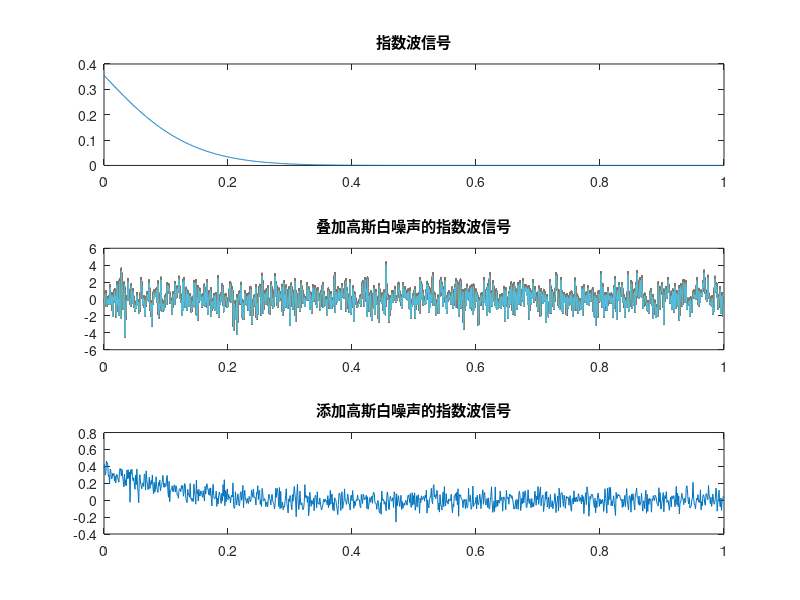

Write MATLAB code to recreate this figure.
close all
clear 
clc
%% AWGN Index Signal

%% Parameters Setting
fs = 1000;
t = 0 : 1 / fs : 1 - 1 / fs;
x = airy( t * 10 ) .* exp( - t .^ 2 );

y1 = x + wgn(1000,1,1);%在指数波信号的基础上加上高斯白噪声信号
y2 = awgn(x,1,'measured');

%% Plot
subplot(311),plot(t,x),title('指数波信号')
subplot(312),plot(t,y1),title('叠加高斯白噪声的指数波信号')
subplot(313),plot(t,y2),title('添加高斯白噪声的指数波信号')